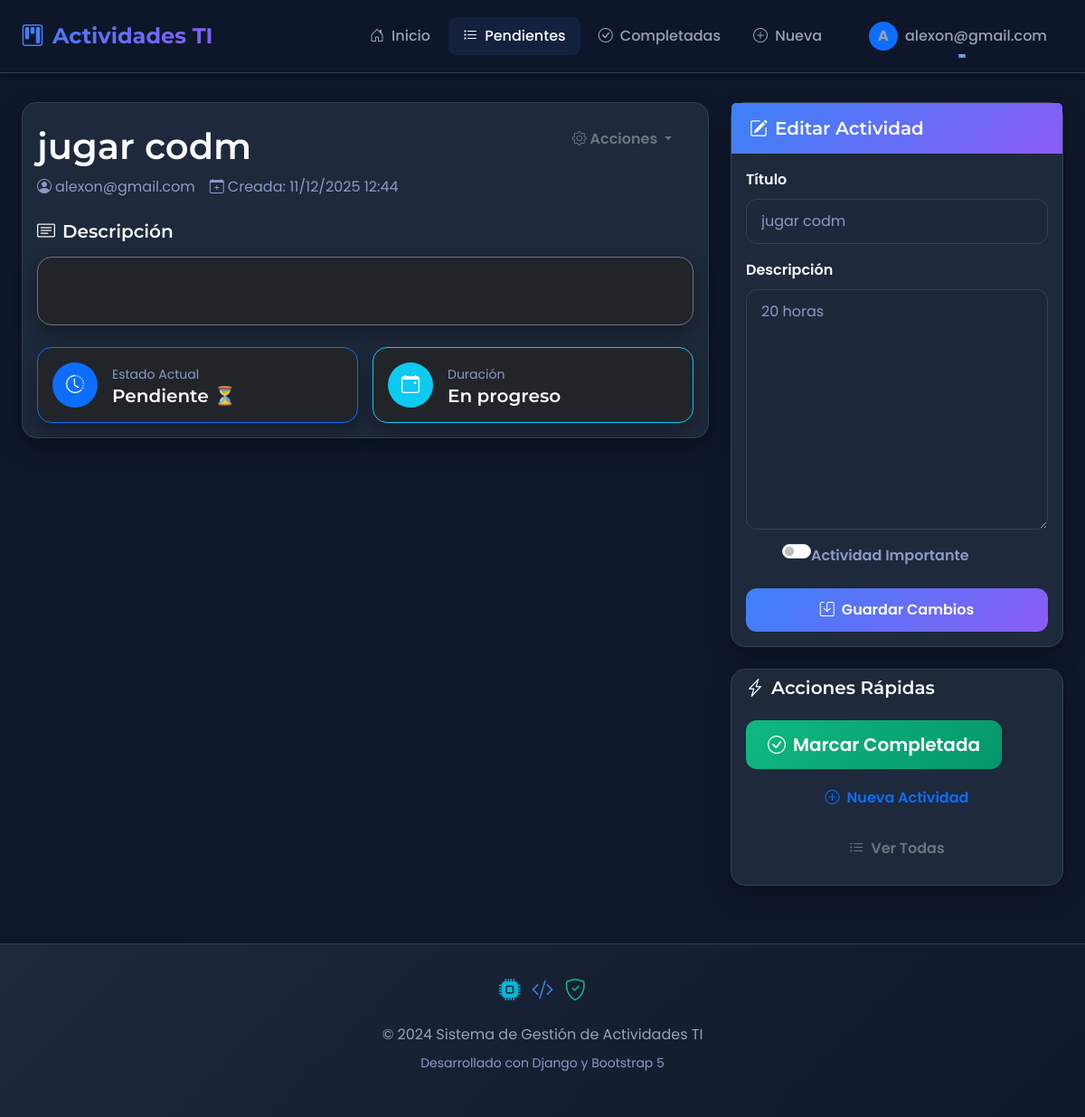
The page /actividades/4/ (signed in) on the database as committed earlier.
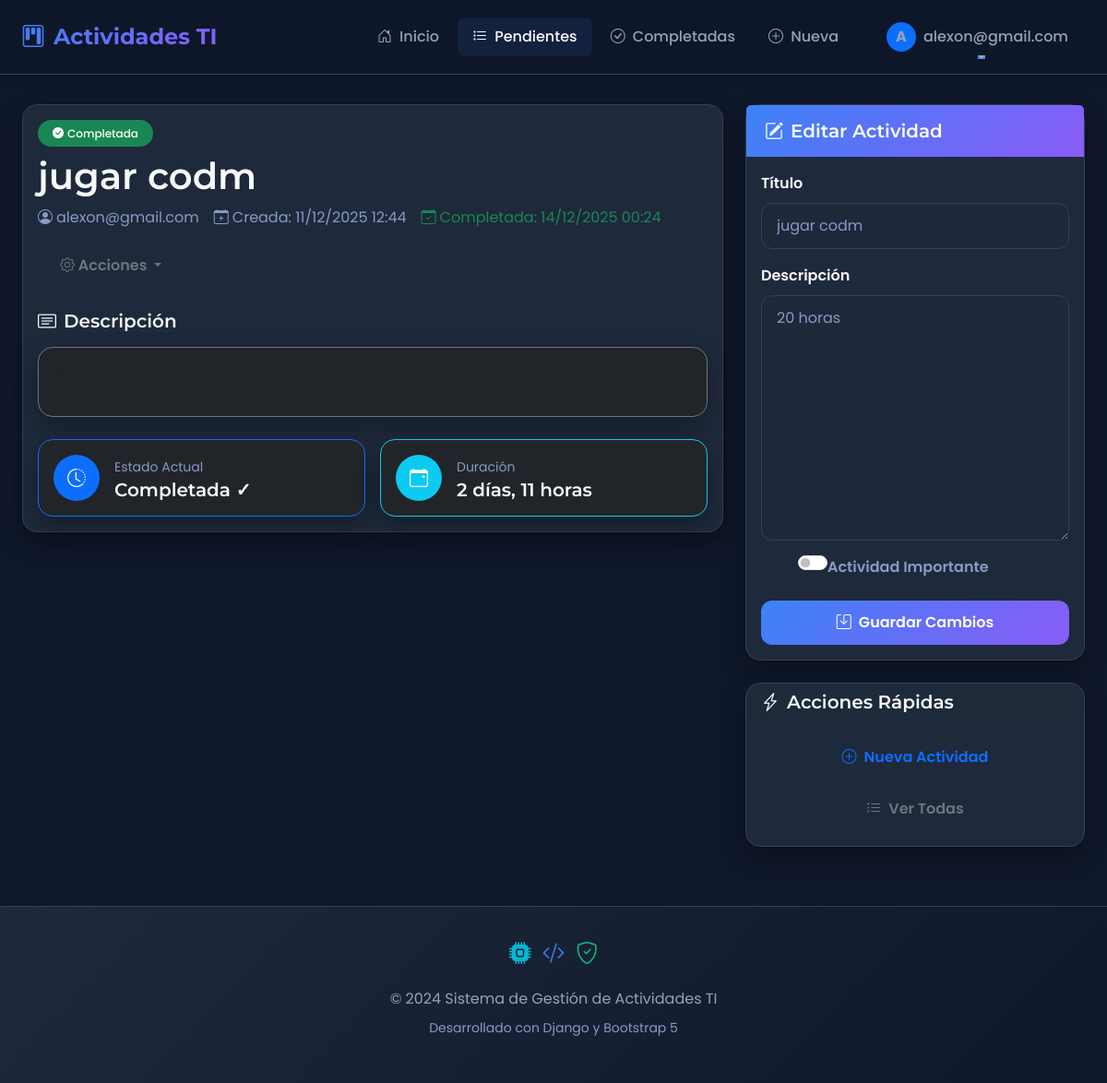
The same page on the database as committed later.
### ti/models.py (models this page shows, shortened)
class Task(models.Model):
    title=models.CharField(max_length=100)
    description = models.TextField(blank=True)
    created=models.DateTimeField(auto_now_add=True)
    datecompleted = models.DateTimeField(null=True,blank=True)
    important=models.BooleanField(default=False)
    user=models.ForeignKey(User,on_delete=models.CASCADE)

### ti/views.py (the view, shortened to what this page needs)
# urls.py: path('actividades/<int:task_id>/',views.task_detail,name='detalle_actividad'),
@login_required
def task_detail(request, task_id):
   if request.method == 'GET':
        task = get_object_or_404(Task,pk=task_id,user=request.user)
        form = TaskForm(instance=task)
        return render(request,'detalle_actividad.html',{
            'task':task,
            'form':form
            })

### ti/templates/detalle_actividad.html (shortened to what this page needs)
{% extends 'base.html' %}
{% block content %}
<main class="container-main">
    <div class="row fade-in">
        <div class="col-12 col-lg-8">
            <div class="card mb-4">
                <div class="card-body">
                    <div class="d-flex justify-content-between align-items-start flex-wrap gap-3 mb-4">
                        <div class="flex-grow-1">
                            <div class="d-flex align-items-center mb-2">
                                {% if task.datecompleted %}
                                <span class="badge bg-success">
                                    <i class="bi bi-check-circle-fill me-1"></i>Completada
                                </span>
                                {% endif %}
                            </div>
                            <h1 class="mb-2">{{ task.title }}</h1>
                            <div class="text-muted d-flex align-items-center flex-wrap gap-3">
                                <span>
                                    <i class="bi bi-person-circle me-1"></i>{{ task.user.username }}
                                </span>
                                <span>
                                    <i class="bi bi-calendar-plus me-1"></i>Creada: {{ task.created|date:"d/m/Y H:i" }}
                                </span>
                                {% if task.datecompleted %}
                                <span class="text-success">
                                    <i class="bi bi-calendar-check me-1"></i>Completada: {{ task.datecompleted|date:"d/m/Y H:i" }}
                                </span>
                                {% endif %}
                            </div>
                        </div>
                        <div class="dropdown">
                            <button class="btn btn-outline-secondary dropdown-toggle" type="button"
                                    data-bs-toggle="dropdown">
                                <i class="bi bi-gear"></i> Acciones
                            </button>
                        </div>
                    </div>
                    <div class="mb-4">
                        <h5 class="mb-3">
                            <i class="bi bi-card-text me-2"></i>Descripción
                        </h5>
                        <div class="card bg-dark border-secondary">
                            <div class="card-body">
                                {% if task.description %}
                                <p class="mb-0">{{ task.description|linebreaks }}</p>
                                {% else %}
                                <p class="mb-0 text-muted fst-italic">
                                    <i class="bi bi-info-circle me-2"></i>Esta actividad no tiene descripción
                                </p>
                                {% endif %}
                            </div>
                        </div>
                    </div>
                    <div class="row g-3">
                        <div class="col-12 col-sm-6">
                            <div class="card bg-dark border-primary">
                                <div class="card-body">
                                    <div class="d-flex align-items-center">
                                        <div class="rounded-circle bg-primary d-flex align-items-center justify-content-center me-3"
                                             style="width: 50px; height: 50px;">
                                            <i class="bi bi-clock-history text-white fs-5"></i>
                                        </div>
                                        <div>
                                            <small class="text-muted">Estado Actual</small>
                                            <h5 class="mb-0">
                                                {% if task.datecompleted %}
                                                Completada ✓
                                                {% else %}
                                                Pendiente ⏳
                                                {% endif %}
                                            </h5>
                                        </div>
                                    </div>
                                </div>
                            </div>
                        </div>
                        <div class="col-12 col-sm-6">
                            <div class="card bg-dark border-info">
                                <div class="card-body">
                                    <div class="d-flex align-items-center">
                                        <div class="rounded-circle bg-info d-flex align-items-center justify-content-center me-3"
                                             style="width: 50px; height: 50px;">
                                            <i class="bi bi-calendar-event text-white fs-5"></i>
                                        </div>
                                        <div>
                                            <small class="text-muted">Duración</small>
                                            <h5 class="mb-0">
                                                {% if task.datecompleted %}
                                                {{ task.created|timesince:task.datecompleted }}
                                                {% else %}
                                                En progreso
                                                {% endif %}
                                            </h5>
                                        </div>
                                    </div>
                                </div>
                            </div>
                        </div>
                    </div>
                </div>
            </div>
        </div>
        <div class="col-12 col-lg-4">
            <div class="card mb-4">
                <div class="card-header bg-gradient border-0">
                    <h5 class="mb-0 text-white">
                        <i class="bi bi-pencil-square me-2"></i>Editar Actividad
                    </h5>
                </div>
                <div class="card-body">
                    <form method="POST">
                        <div class="mb-3">
                            <label class="form-label fw-semibold">Título</label>
                            {{ form.title }}
                        </div>
                        <div class="mb-3">
                            <label class="form-label fw-semibold">Descripción</label>
                            {{ form.description }}
                        </div>
                        <div class="mb-4">
                            <div class="form-check form-switch">
                                {{ form.important }}
                                <label id="actividad-importante" class="form-check-label fw-semibold">
                                    Actividad Importante
                                </label>
                            </div>
                        </div>
                        <button type="submit" class="btn btn-primary w-100">
                            <i class="bi bi-save me-2"></i>Guardar Cambios
                        </button>
                    </form>
                </div>
            </div>
            <div class="card">
                <div class="card-header border-0">
                    <h5 class="mb-0">
                        <i class="bi bi-lightning-charge me-2"></i>Acciones Rápidas
                    </h5>
                </div>
                <div class="card-body">
                    <div class="d-grid gap-2">
                        {% if not task.datecompleted %}
                        <form action="{% url 'completar_actividad' task.id %}" method="POST">
                            <button type="submit" class="btn btn-success btn-lg">
                                <i class="bi bi-check-circle me-2"></i>Marcar Completada
                            </button>
                        </form>
                        {% endif %}
                        <a href="{% url 'crear_actividad' %}" class="btn btn-outline-primary">
                            <i class="bi bi-plus-circle me-2"></i>Nueva Actividad
                        </a>
                        <a href="{% url 'actividades' %}" class="btn btn-outline-secondary">
                            <i class="bi bi-list-ul me-2"></i>Ver Todas
                        </a>
                    </div>
                </div>
            </div>
        </div>
    </div>
</main>
{% endblock %}

### ti/templates/base.html (shortened to what this page needs)
<!DOCTYPE html>
<html lang="es">
<head>
    <link href="https://cdn.jsdelivr.net/npm/bootstrap@5.3.0/dist/css/bootstrap.min.css" rel="stylesheet">
    <link rel="stylesheet" href="https://cdn.jsdelivr.net/npm/bootstrap-icons@1.10.0/font/bootstrap-icons.css">
</head>
<body>
    <nav class="navbar navbar-expand-lg navbar-dark sticky-top">
        <div class="container-fluid px-4">
            <a class="navbar-brand" href="{% url 'inicio' %}">
                <i class="bi bi-kanban"></i> Actividades TI
            </a>
            <div class="collapse navbar-collapse" id="navbarNav">
                <ul class="navbar-nav ms-auto align-items-center">
                    <li class="nav-item">
                        <a class="nav-link {% if request.path == '/' %}active{% endif %}" href="{% url 'inicio' %}">
                            <i class="bi bi-house-door me-1"></i> Inicio
                        </a>
                    </li>
                    {% if user.is_authenticated %}
                        <li class="nav-item">
                            <a class="nav-link {% if 'actividades' in request.path and 'completadas' not in request.path %}active{% endif %}"
                               href="{% url 'actividades' %}">
                                <i class="bi bi-list-task me-1"></i> Pendientes
                            </a>
                        </li>
                        <li class="nav-item">
                            <a class="nav-link {% if 'completadas' in request.path %}active{% endif %}"
                               href="{% url 'actividades_completadas' %}">
                                <i class="bi bi-check-circle me-1"></i> Completadas
                            </a>
                        </li>
                        <li class="nav-item">
                            <a class="nav-link {% if 'crear' in request.path %}active{% endif %}"
                               href="{% url 'crear_actividad' %}">
                                <i class="bi bi-plus-circle me-1"></i> Nueva
                            </a>
                        </li>
                        <li class="nav-item dropdown ms-3">
                            <a class="nav-link dropdown-toggle d-flex align-items-center" href="#" role="button" data-bs-toggle="dropdown">
                                <div class="rounded-circle bg-primary d-flex align-items-center justify-content-center"
                                     style="width: 32px; height: 32px;">
                                    <span class="fw-bold">{{ user.username|first|upper }}</span>
                                </div>
                                <span class="ms-2">{{ user.username }}</span>
                            </a>
                        </li>
                    {% endif %}
                </ul>
            </div>
        </div>
    </nav>
    {% block content %}
    {% endblock %}
    <footer>
        <div class="container text-center">
            <div class="mb-3">
                <i class="bi bi-cpu-fill fs-4 me-2" style="color: var(--accent);"></i>
                <i class="bi bi-code-slash fs-4 me-2" style="color: var(--primary);"></i>
                <i class="bi bi-shield-check fs-4" style="color: var(--success);"></i>
            </div>
            <p class="mb-2">&copy; 2024 Sistema de Gestión de Actividades TI</p>
            <p class="text-muted small">Desarrollado con Django y Bootstrap 5</p>
        </div>
    </footer>
</body>
</html>

Rows that differ between the two databases and show on the page:
changed Task "jugar codm": datecompleted (not shown) → "14/12/2025 00:24"; created (not shown) → "2 días, 11 horas"
Other text that changed with them:
text no longer shown: "Pendiente ⏳ En progreso Marcar Completada"
text now shown: "Completada Completada: Completada ✓"
